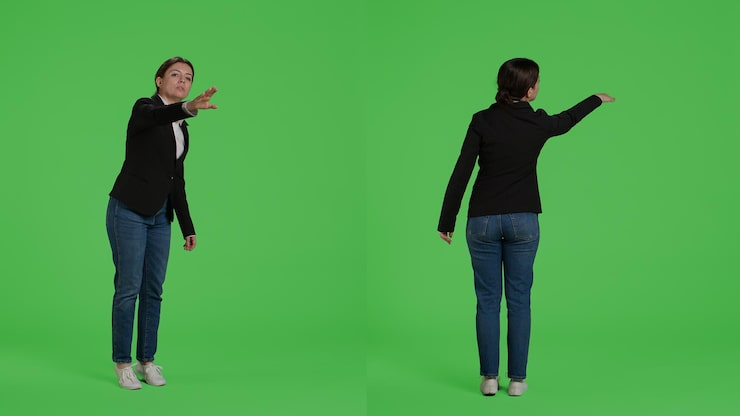
#> input picture IAI3010/img/chromakey.jpg, 740 x 416 px
$ jupyter execute week04.ipynb
#> lines starting #> are read from the running program, lines starting #| are printed output that depends on the picture; after the words box and inside, x2 and y2 are one past the last pixel; in counts of white or black regions, pixels touching at a corner belong together
## 컴퓨터비전응용 4주차 과제

1. vscode를 이용하여 워크스테이션 서버에 접속한 후, 아래 위치의 이미지를 읽어와 채널을 나눠 출력해보세요.

[cell 1]
import cv2
image = cv2.imread('./img/chromakey.jpg')
#> image is the input picture: shape (416, 740, 3); mean B, G, R 75.6, 160.9, 74.9
b, g, r = cv2.split(image)
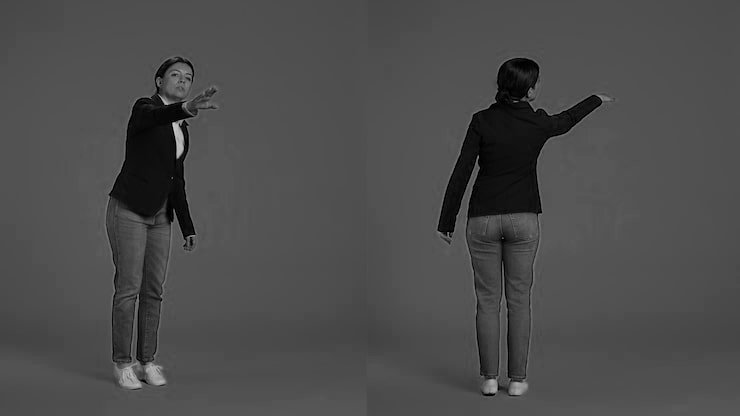
#> b: shape (416, 740); min 0, max 208, mean 75.6
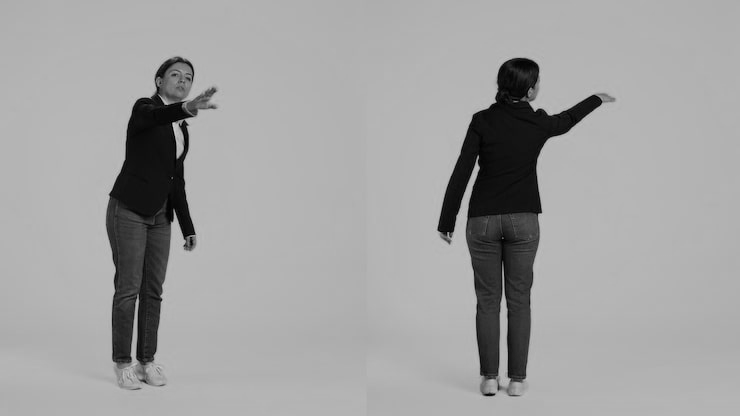
#> g: shape (416, 740); min 0, max 208, mean 160.9
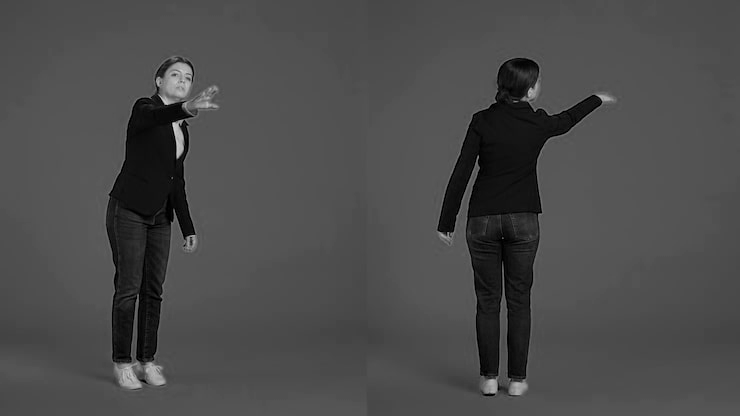
#> r: shape (416, 740); min 0, max 214, mean 74.9

cv2.imshow('image', image)
cv2.imshow('b', b)
cv2.imshow('g', g)
cv2.imshow('r', r)
cv2.waitKey()
cv2.destroyAllWindows()

2. `inRange()` 함수를 써서 g채널의 밝기가 160부터 255까지의 픽셀을 255, 그렇지 않은 픽셀을 0으로 변환 출력하세요.

[cell 2]
import cv2
image = cv2.imread('./img/chromakey.jpg')
b, g, r = cv2.split(image)
chroma_image = cv2.inRange(g, 160, 255)
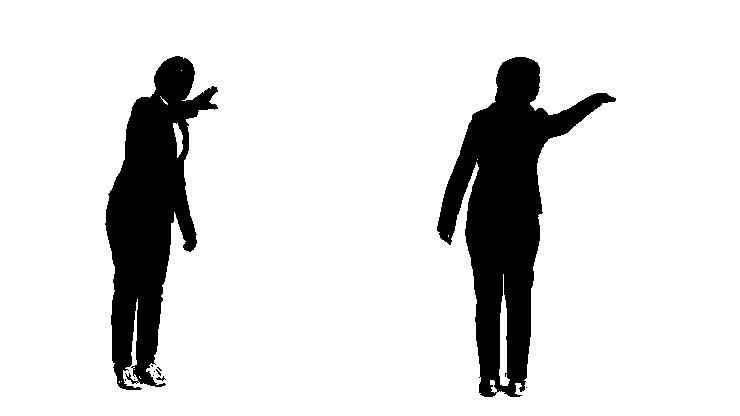
#> chroma_image: shape (416, 740); 86.9% white; 11 black regions (8 under 20 px), largest, box (x1, y1, x2, y2) and area: (437, 57, 616, 397) 22164, (105, 56, 218, 390) 18172, (156, 376, 166, 381) 21

cv2.imshow('chroma_image', chroma_image)
cv2.waitKey()
cv2.destroyAllWindows()

3. `bitwise_not()`을 사용하여 2번 문제의 chroma_image를 반전해 출력하세요.

[cell 3]
import cv2
image = cv2.imread('./img/chromakey.jpg')
b, g, r = cv2.split(image)
chroma_image = cv2.inRange(g, 160, 255)
chroma_inverted = cv2.bitwise_not(chroma_image)

cv2.imshow('chroma_image', chroma_image)
cv2.imshow('chroma_inverted', chroma_inverted)
cv2.waitKey()
cv2.destroyAllWindows()

4. `bitwise_and()`를 사용하여 image의 사람 객체만 출력해 보세요. (배경을 마스킹)

[cell 4]
import cv2
image = cv2.imread('./img/chromakey.jpg')
b, g, r = cv2.split(image)
chroma_image = cv2.inRange(g, 160, 255)
chroma_inverted = cv2.bitwise_not(chroma_image)
filtered = cv2.bitwise_and(image, image, mask=chroma_inverted)
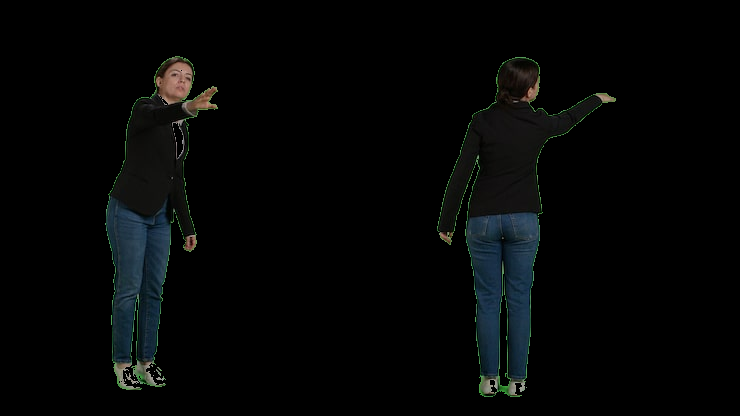
#> filtered: shape (416, 740, 3); mean B, G, R 5.5, 5.6, 4.3
cv2.imshow('filtered', filtered)
cv2.waitKey()
cv2.destroyAllWindows()
